Frame 1 (no input): blank canvas, image omitted
Frame 60 (the mouse pressed at the canvas centre just before this capture): blank canvas, image omitted
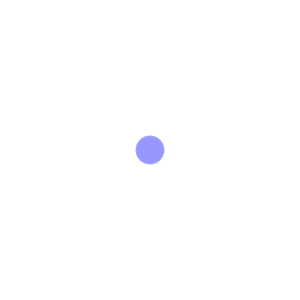
Frame 120 (the mouse held since frame 60 and released just before this capture)

The Processing sketch whose frames 1 and 60 were blank and that drew this single picture after the mouse press (run headless with seeded random() and noise(); from frame 60 on, the mouse is pressed at the canvas centre):

// Processing sketch: processing_99732
// ── processing_99732.pde

void setup(){
  size(300,300);
  background(255);
}

void draw(){
 if(mousePressed==true){
   fill(mouseX,mouseY,mouseX+mouseY,100);
 }
 else
 {
   noStroke();
   noFill();
}
float i=random(30);
frameRate(12);
ellipse(mouseX,mouseY,i,i);
}
